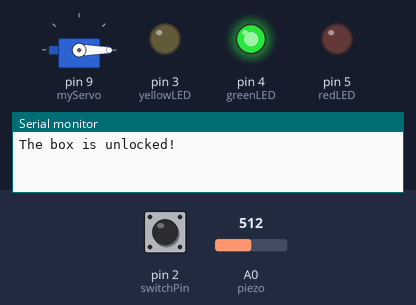
Recording of a program running on a simulated Arduino Uno, built with avr-gcc and run on an emulated ATmega328P. Shown: servo, output pins drawn as LEDs (lit = HIGH), the last lines printed to the serial monitor. Inputs (shaded band) come from the test bench; at power-on: pin 2 (switchPin) LOW, A0 (piezo) = 512.

Above: at 1.2 s.
1.3 s: pin 2 (switchPin) pulled HIGH for 0.15 s
At 2.5 s:
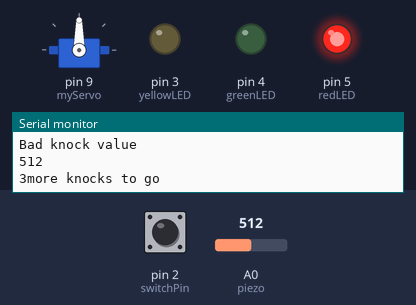
2.9 s: A0 (piezo) set to 985
4.4 s: A0 (piezo) set to 1009
Timing chart, 0 to 7.4 s (numbered marks = the images above; inputs shaded):
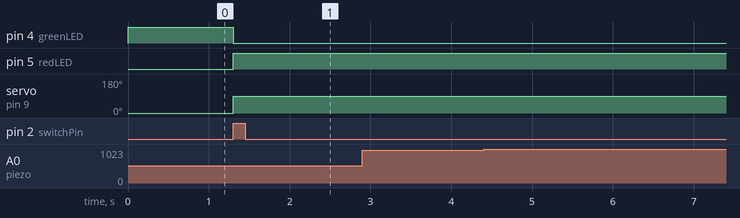

The program:

main.cpp
```cpp
#include <Arduino.h>
#include <Servo.h>

Servo myServo;
const int piezo = A0;
const int switchPin = 2;
const int yellowLED = 3;
const int greenLED = 4;
const int redLED = 5;
int knockVal;
int switchVal;
const int quietKnock = 10;
const int loudKnock = 100;
boolean locked = false;
int numberOfKnocks = 0;
boolean checkForKnock(int piezoVal, int knock_lowerbound, int knock_upperbound);

void setup() {
  myServo.attach(9);

  pinMode(yellowLED, OUTPUT);
  pinMode(redLED, OUTPUT);
  pinMode(greenLED, OUTPUT);
  pinMode(switchPin, INPUT);

  Serial.begin(9600);

  digitalWrite(greenLED, HIGH);
  myServo.write(0);
  Serial.println("The box is unlocked!");
}

void loop() {
  if (locked == false) {
    switchVal = digitalRead(switchPin);
    if (switchVal == HIGH) {
      locked = true;

      digitalWrite(greenLED, LOW);
      digitalWrite(redLED, HIGH);

      myServo.write(90);

      Serial.println("The box is locked!");

      delay(1000);
    }
  }
  if (locked == true) {
    knockVal = analogRead(piezo);
    if (numberOfKnocks < 3 && knockVal > 0) {
      if (checkForKnock(knockVal, quietKnock, loudKnock) == true) {
        numberOfKnocks++;
      }
      Serial.print(3 - numberOfKnocks);
      Serial.println("more knocks to go");
    }
    if (numberOfKnocks >= 3) {
      locked = false;
      myServo.write(0);
      delay(20);
      digitalWrite(greenLED, HIGH);
      digitalWrite(redLED, LOW);

      Serial.println("The box is unlocked!");
      numberOfKnocks = 0;
    }
  }
}

boolean checkForKnock(int piezoVal, int knock_lowerbound,
                      int knock_upperbound) {
  if (piezoVal > knock_lowerbound && piezoVal < knock_upperbound) {
    digitalWrite(yellowLED, HIGH);

    delay(50);

    digitalWrite(yellowLED, LOW);

    Serial.print("Valid knock of value\n");
    Serial.println(piezoVal);

    return true;
  } else {
    Serial.print("Bad knock value\n");
    Serial.println(piezoVal);

    return false;
  }
}
```

Measured:
- after the input at 1.3 s, pin 4 (greenLED): HIGH → LOW at once; pin 5 (redLED): LOW → HIGH at once; servo on pin 9 (myServo): 0° → 90° at once
